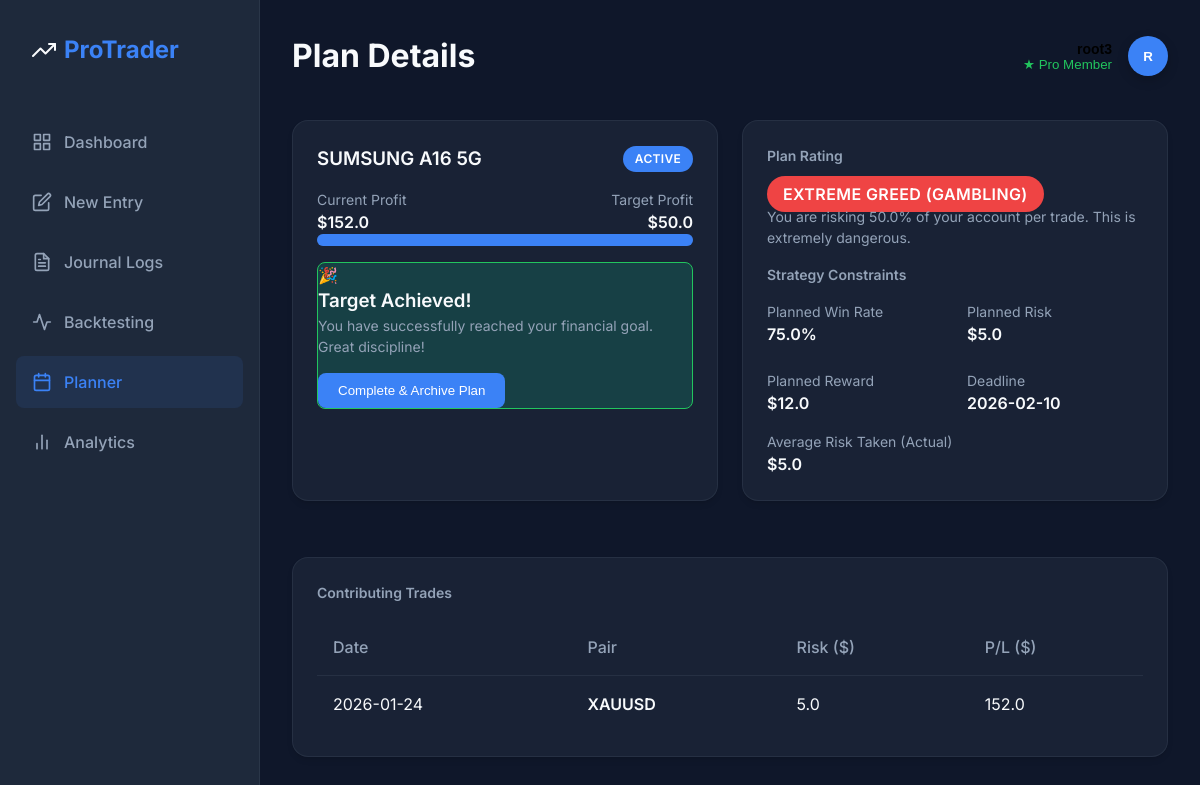
The page /planner/goal/2 (signed in) on the database its author committed.
### app/models.py (models this page shows, shortened)
class User(UserMixin, db.Model):
    __tablename__ = 'user'
    id = db.Column(db.Integer, primary_key=True)
    username = db.Column(db.String(80), unique=True, nullable=False)
    password_hash = db.Column(db.String(128))
    created_at = db.Column(db.DateTime, default=datetime.utcnow)
    subscription = db.relationship('Subscription', backref='user', uselist=False)
    @property
    def is_pro(self):
        return self.subscription is not None and \
               self.subscription.plan_type == 'pro' and \
               self.subscription.is_active

class TradingGoal(db.Model):
    __tablename__ = 'trading_goals'
    id = db.Column(db.Integer, primary_key=True)
    user_id = db.Column(db.Integer, db.ForeignKey('user.id'), nullable=False)
    name = db.Column(db.String(100), nullable=False)  # e.g. "Buy a Phone"
    target_amount = db.Column(db.Float, nullable=False) # e.g. 160
    start_balance = db.Column(db.Float, nullable=False) # e.g. 26.3
    win_rate = db.Column(db.Float, default=50.0) # e.g. 72
    risk_per_trade = db.Column(db.Float, default=10.0) # e.g. 5
    reward_per_trade = db.Column(db.Float, default=20.0) # e.g. 12.5
    lot_size = db.Column(db.Float, default=0.01)
    start_date = db.Column(db.Date, default=datetime.utcnow)
    deadline = db.Column(db.Date)
    status = db.Column(db.String(20), default='active') # active, completed, failed
    created_at = db.Column(db.DateTime, default=datetime.utcnow)

class JournalEntry(db.Model):
    __tablename__ = 'journal_entries'
    id = db.Column(db.Integer, primary_key=True)
    user_id = db.Column(db.Integer, db.ForeignKey('user.id'), nullable=False)
    date = db.Column(db.DateTime, default=datetime.utcnow)
    journal_complete = db.Column(db.Boolean, default=False)
    rules_followed = db.Column(db.Boolean, default=False)
    news_checked = db.Column(db.Boolean, default=False)
    pair = db.Column(db.String(20))
    direction = db.Column(db.String(10))  # buy/sell
    entry_price = db.Column(db.Float)
    risk_amount = db.Column(db.Float) # Actual dollar risk taken
    stop_loss = db.Column(db.Float)
    take_profit = db.Column(db.Float)
    lot_size = db.Column(db.Float)
    pre_trade_analysis = db.Column(db.Text)
    before_image = db.Column(db.String(200))  # path to uploaded image
    result = db.Column(db.String(20))  # win/loss/break-even
    profit_loss = db.Column(db.Float)
    reflection = db.Column(db.Text)
    mistakes = db.Column(db.Text)
    after_image = db.Column(db.String(200))  # path to uploaded image
    start_balance = db.Column(db.Float, nullable=True) # e.g. 26.3
    strategy = db.Column(db.String(100))
    risk_reward = db.Column(db.Float)
    news_event = db.Column(db.String(100)) # e.g. "NFP", "None"
    ai_confidence = db.Column(db.Float) # 0.0 to 1.0
    trading_goal_id = db.Column(db.Integer, db.ForeignKey('trading_goals.id'), nullable=True)

### app/planner/routes.py (the view)
@planner_bp.route('/goal/<int:id>')
@login_required
def goal_detail(id):
    goal = TradingGoal.query.get_or_404(id)
    if goal.user_id != current_user.id:
        flash('Unauthorized access', 'danger')
        return redirect(url_for('main.index'))
    trades = JournalEntry.query.filter(
        JournalEntry.user_id == current_user.id,
        JournalEntry.date >= datetime.combine(goal.start_date, datetime.min.time()),
        JournalEntry.journal_complete == True
    ).order_by(JournalEntry.date.desc()).all()
    current_profit = sum((t.profit_loss or 0) for t in trades)
    progress = min(100, int((current_profit / goal.target_amount) * 100)) if goal.target_amount > 0 else 0
    risks = [t.risk_amount for t in trades if t.risk_amount]
    avg_risk = sum(risks) / len(risks) if risks else 0.0
    warning = None
    if avg_risk > (goal.risk_per_trade * 1.1):
        warning = f"High Risk Warning: You are averaging ${avg_risk:.2f} risk per trade, which is higher than your planned ${goal.risk_per_trade}."
    risk_pct = (goal.risk_per_trade / goal.start_balance) * 100 if goal.start_balance > 0 else 0
    wr_dec = goal.win_rate / 100.0
    expectancy = (wr_dec * goal.reward_per_trade) - ((1 - wr_dec) * goal.risk_per_trade)
    analysis = {
        "rating": "Balanced",
        "color": "success",
        "message": "This plan looks solid and sustainable."
    }
    if expectancy <= 0:
        analysis["rating"] = "Negative Edge"
        analysis["color"] = "danger"
        analysis["message"] = "Mathematically, this strategy will lose money over time. Increase Reward or Win Rate."
    elif risk_pct > 5:
        analysis["rating"] = "Extreme Greed (Gambling)"
        analysis["color"] = "danger"
        analysis["message"] = f"You are risking {risk_pct:.1f}% of your account per trade. This is extremely dangerous."
    elif risk_pct > 2.5:
        analysis["rating"] = "Aggressive"
        analysis["color"] = "warning"
        analysis["message"] = f"Risking {risk_pct:.1f}% is aggressive. Be careful of drawdown streaks."
    return render_template(
        'goal_detail.html',
        goal=goal,
        trades=trades,
        current_profit=current_profit,
        progress=progress,
        avg_risk=avg_risk,
        warning=warning,
        analysis=analysis
    )

### app/templates/goal_detail.html (shortened to what this page needs)
{% extends 'base.html' %}
{% block header %}Plan Details{% endblock %}
{% block content %}
<div class="grid grid-2" style="margin-bottom: 2rem;">
    <div class="card">
        <div class="flex justify-between items-center mb-4">
            <h3 class="text-accent font-bold">{{ goal.name }}</h3>
            <span class="badge" style="background:var(--accent); color:white;">{{ goal.status.upper() }}</span>
        </div>
        <div class="flex justify-between items-end mb-2">
            <div>
                <div class="text-muted text-sm">Current Profit</div>
                <div class="text-2xl font-bold {{ 'text-success' if current_profit >= 0 else 'text-danger' }}">${{
                    current_profit }}</div>
            </div>
            <div class="text-right">
                <div class="text-muted text-sm">Target Profit</div>
                <div class="text-2xl font-bold">${{ goal.target_amount }}</div>
            </div>
        </div>
        <div style="background: rgba(255,255,255,0.1); height: 12px; border-radius: 6px; margin-bottom: 1rem;">
            <div
                style="width: {{ progress }}%; background: {{ 'var(--danger)' if warning else 'var(--accent)' }}; height: 100%; border-radius: 6px; min-width: 5%;">
            </div>
        </div>
        {% if progress >= 100 %}
        <div class="mt-4 p-4 text-center"
            style="background: rgba(16, 185, 129, 0.2); border: 1px solid var(--success); border-radius: 0.5rem;">
            <div class="text-4xl mb-2">🎉</div>
            <h3 class="text-success font-bold text-lg">Target Achieved!</h3>
            <p class="text-sm text-muted mb-4">You have successfully reached your financial goal. Great discipline!</p>
            <form action="{{ url_for('planner.complete_goal', id=goal.id) }}" method="POST">
                <button type="submit" class="btn btn-primary"
                    onclick="return confirm('Are you sure you want to finish this plan? It will be archived.')">
                    Complete & Archive Plan
                </button>
            </form>
        </div>
        {% endif %}
    </div>
    <div class="card">
        <h4 class="text-sm text-muted font-bold uppercase mb-4">Plan Rating</h4>
        <div class="mb-4">
            <span class="badge"
                style="background: var(--{{ analysis.color }}); color: white; font-size: 1rem; padding: 0.5rem 1rem;">
                {{ analysis.rating }}
            </span>
            <p class="text-sm text-muted mt-2">{{ analysis.message }}</p>
        </div>
        <h4 class="text-sm text-muted font-bold uppercase mb-4 border-top pt-4"
            style="border-color: var(--border-color);">Strategy Constraints</h4>
        <div class="grid grid-2">
            <div>
                <div class="text-muted text-sm">Planned Win Rate</div>
                <div class="font-bold">{{ goal.win_rate }}%</div>
            </div>
            <div>
                <div class="text-muted text-sm">Planned Risk</div>
                <div class="font-bold text-danger">${{ goal.risk_per_trade }}</div>
            </div>
            <div>
                <div class="text-muted text-sm">Planned Reward</div>
                <div class="font-bold text-success">${{ goal.reward_per_trade }}</div>
            </div>
            <div>
                <div class="text-muted text-sm">Deadline</div>
                <div class="font-bold">{{ goal.deadline.strftime('%Y-%m-%d') if goal.deadline else 'None' }}</div>
            </div>
        </div>
        <div class="mt-4 pt-4 border-top" style="border-color: var(--border-color);">
            <div class="text-muted text-sm">Average Risk Taken (Actual)</div>
            <div class="font-bold {{ 'text-danger' if avg_risk > goal.risk_per_trade else 'text-success' }}">
                ${{ avg_risk|round(2) }}
            </div>
        </div>
    </div>
</div>
<div class="card">
    <h3 class="mb-4 text-sm text-muted font-bold uppercase">Contributing Trades</h3>
    {% if trades %}
    <div class="table-container">
        <table class="table">
            <thead>
                <tr>
                    <th>Date</th>
                    <th>Pair</th>
                    <th>Risk ($)</th>
                    <th>P/L ($)</th>
                </tr>
            </thead>
            <tbody>
                {% for trade in trades %}
                <tr>
                    <td>{{ trade.date.strftime('%Y-%m-%d') }}</td>
                    <td class="font-bold">{{ trade.pair }}</td>
                    <td class="{{ 'text-danger' if (trade.risk_amount or 0) > goal.risk_per_trade else '' }}">
                        {{ trade.risk_amount or '0.0' }}
                    </td>
                    <td class="{{ 'text-success' if (trade.profit_loss or 0) > 0 else 'text-danger' }}">
                        {{ trade.profit_loss or '0.0' }}
                    </td>
                </tr>
                {% endfor %}
            </tbody>
        </table>
    </div>
    {% else %}
    <p class="text-muted">No closed trades recorded for this plan yet.</p>
    {% endif %}
</div>
{% endblock %}

### app/templates/base.html (shortened to what this page needs)
<!doctype html>
<html lang="en">
<head>
    <link rel="stylesheet" href="{{ url_for('static', filename='css/main.css') }}">
</head>
<body>
    <div class="app-container">
        <aside class="sidebar" id="sidebar">
            <div class="sidebar-logo">
                <span class="logo-text">Pro<span>Trader</span></span>
            </div>
            <nav class="nav-links">
                <a href="{{ url_for('main.index') }}" title="Dashboard"
                    class="nav-link {% if request.endpoint == 'main.index' %}active{% endif %}">
                    <span class="link-text">Dashboard</span>
                </a>
                <a href="{{ url_for('journal.new_journal_entry') }}" title="New Entry"
                    class="nav-link {% if request.endpoint == 'journal.new_journal_entry' %}active{% endif %}">
                    <span class="link-text">New Entry</span>
                </a>
                <a href="{{ url_for('journal.list_journals') }}" title="Journal Logs"
                    class="nav-link {% if request.endpoint == 'journal.list_journals' %}active{% endif %}">
                    <span class="link-text">Journal Logs</span>
                </a>
                <a href="{{ url_for('backtest.list_backtests') }}" title="Backtesting"
                    class="nav-link {% if 'backtest' in request.endpoint %}active{% endif %}">
                    <svg xmlns="http://www.w3.org/2000/svg" width="24" height="24" viewBox="0 0 24 24" fill="none"
                        stroke="currentColor" stroke-width="2" stroke-linecap="round" stroke-linejoin="round">
                        <polyline points="22 12 18 12 15 21 9 3 6 12 2 12"></polyline>
                    </svg>
                    <span class="link-text">Backtesting</span>
                </a>
                <a href="{{ url_for('planner.planner_home') }}" title="Planner"
                    class="nav-link {% if 'planner' in request.endpoint %}active{% endif %}">
                    <span class="link-text">Planner</span>
                </a>
                <a href="{{ url_for('analytics.dashboard') }}" title="Analytics"
                    class="nav-link {% if 'analytics' in request.endpoint %}active{% endif %}">
                    <svg xmlns="http://www.w3.org/2000/svg" width="24" height="24" viewBox="0 0 24 24" fill="none"
                        stroke="currentColor" stroke-width="2" stroke-linecap="round" stroke-linejoin="round">
                        <line x1="18" y1="20" x2="18" y2="10"></line>
                        <line x1="12" y1="20" x2="12" y2="4"></line>
                        <line x1="6" y1="20" x2="6" y2="14"></line>
                    </svg>
                    <span class="link-text">Analytics</span>
                </a>
            </nav>
            <button id="desktopSidebarToggle" class="btn btn-outline sidebar-toggle-btn">
            </button>
        </aside>
        <main class="main-content">
            <header class="top-header">
                <div class="page-title">
                    {% block header %}{% endblock %}
                </div>
                <div class="user-profile dropdown-container" style="position: relative;">
                    {% if current_user.is_authenticated %}
                    <button id="profileDropdownBtn" class="flex items-center"
                        style="background: none; border: none; cursor: pointer; text-align: right;">
                        <div style="margin-right: 1rem; @media(max-width:600px){display:none;}">
                            <div class="text-sm font-bold" style="color: var(--text-color);">{{ current_user.username }}
                            </div>
                            <div class="text-xs text-muted">
                                {% if current_user.is_pro %}
                                <span style="color: var(--success);">★ Pro Member</span>
                                {% else %}
                                Free Account
                                {% endif %}
                            </div>
                        </div>
                        <div
                            style="width:40px; height:40px; background:var(--accent); border-radius:50%; display: flex; align-items: center; justify-content: center; color: white; font-weight: bold; box-shadow: 0 4px 12px rgba(0,0,0,0.2);">
                            {{ current_user.username[0].upper() }}
                        </div>
                    </button>
                    {% else %}
                    <a href="{{ url_for('auth.login') }}" class="btn btn-primary btn-sm">Login</a>
                    {% endif %}
                </div>
            </header>
            {% block content %}{% endblock %}
        </main>
    </div>
</body>
</html>

### rows shown on the page
User: username "root3", username "R"
TradingGoal: name "SUMSUNG A16 5G", status "ACTIVE", target_amount "50.0", win_rate "75.0", risk_per_trade "5.0", reward_per_trade "12.0", deadline "2026-02-10"
JournalEntry: date "2026-01-24", pair "XAUUSD", risk_amount "5.0", profit_loss "152.0"

### other values the page prints
{{ current_profit }} "152.0"
{{ analysis.rating }} "EXTREME GREED (GAMBLING)"
{{ analysis.message }} "You are risking 50.0% of your account per trade. This is extremely dangerous."
{{ avg_risk|round(2) }} "5.0"
